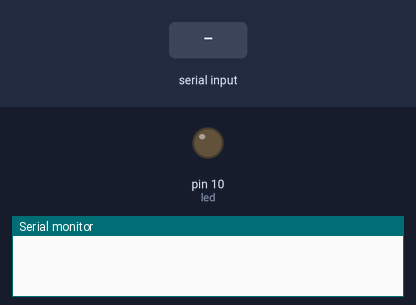
This sketch was run on a simulated Arduino Uno, built with avr-gcc and run on an emulated ATmega328P. Parts: output pins drawn as LEDs (lit = HIGH), the last lines printed to the serial monitor. The inputs (shaded band) are chosen by the test bench.

Above: at 1.2 s.
1.3 s: "a" received over the second serial link
At 1.7 s:
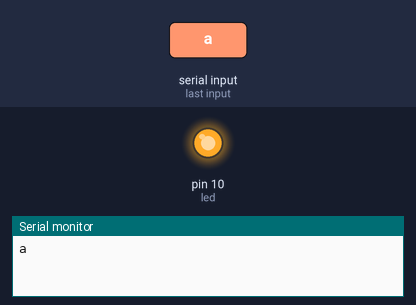
2.8 s: "1" received over the second serial link
At 4.1 s:
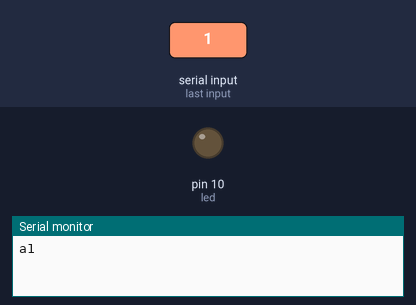
Timing chart, 0 to 5.8 s (numbered marks = the images above; inputs shaded):
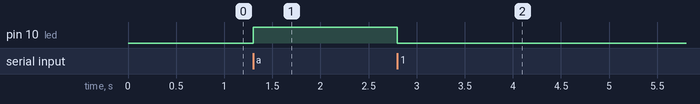

The sketch:

sketch_dec28b.ino
```cpp
#include <SoftwareSerial.h>

#define Tx 2
#define Rx 3
char ser = 0;   //PC입력데이터
char ble = 0;   //PC출력데이터

int led = 10;   //LED
int data = A5;  //가변저항
SoftwareSerial HC06(Tx, Rx);

void setup() {
  // put your setup code here, to run once:
  Serial.begin(9600);
  HC06.begin(9600);
  pinMode(led, OUTPUT);
  pinMode(data, INPUT);
}

void HC06proc() {
  // 모바일에서 메세지 전송 시 LED 꺼짐
  if(Serial.available()>0){
    ser = Serial.read();
    HC06.write(ser);
  }
  if(HC06.available() > 0){
    ble = HC06.read();
    Serial.write(ble);
    if(ble == 'a'){
      digitalWrite(led, HIGH);
    }
    else{
      digitalWrite(led, LOW);
    }
  }
}
/*void HC06proc() {
  // 모바일은 끄고 pc에선 LED 켬
  if(Serial.available()>0){
    ser = Serial.read();
    HC06.write(ser);
    if(ser == 'a'){
      digitalWrite(led, LOW);
    }
  }
  if(HC06.available() > 0){
    ble = HC06.read();
    Serial.write(ble);
    if(ble == 'a'){
      digitalWrite(led, HIGH);
    }
  }
}*/
/*void HC06proc() {
  // 가변저항 값을 블루투스 연결되어있는 기기에 전송, Serial창에 등록
  int tmp = analogRead(data);
  HC06.println(tmp);
  Serial.println(tmp);
  delay(100);
}*/
void loop(){
  HC06proc();
}
```

Measured:
- after the input at 1.3 s, pin 10 (led): LOW → HIGH at once
- after the input at 2.8 s, pin 10 (led): HIGH → LOW at once
